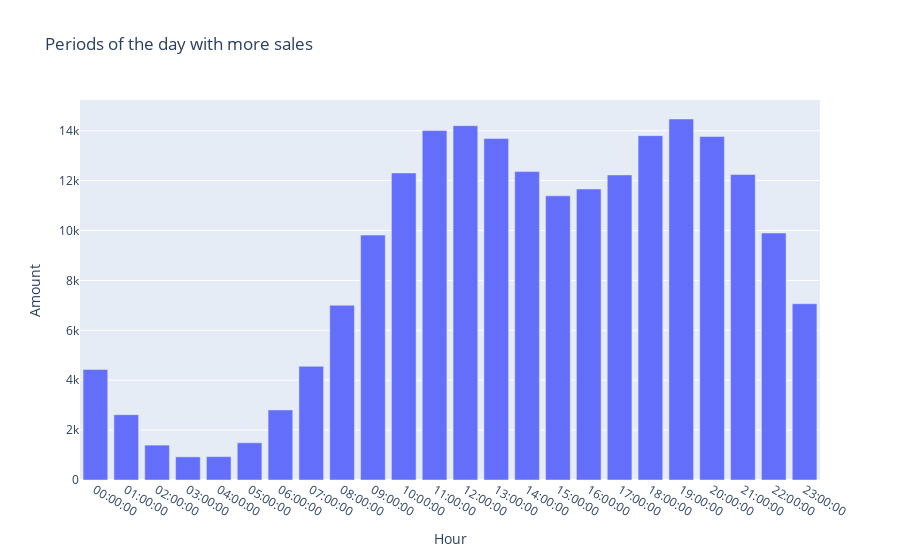

Notebook source saved alongside this figure:
### Code cell
hyped_hours = pd.DataFrame(df.groupby('Hour')['Amount'].sum())
px.bar(hyped_hours, x=hyped_hours.index, y='Amount', title='Periods of the day with more sales')

### Figure 1 — Plotly figure (JSON) as saved in the notebook; plotly's stock layout.template omitted (floating-point values rounded to 4 significant figures)
{"data": [{"alignmentgroup": "True", "hovertemplate": "Hour=%{x}<br>Amount=%{y}<extra></extra>", "legendgroup": "", "marker": {"color": "#636efa", "pattern": {"shape": ""}}, "name": "", "offsetgroup": "", "orientation": "v", "showlegend": false, "textposition": "auto", "type": "bar", "x": ["00:00:00", "01:00:00", "02:00:00", "03:00:00", "04:00:00", "05:00:00", "06:00:00", "07:00:00", "08:00:00", "09:00:00", "10:00:00", "11:00:00", "12:00:00", "13:00:00", "14:00:00", "15:00:00", "16:00:00", "17:00:00", "18:00:00", "19:00:00", "20:00:00", "21:00:00", "22:00:00", "23:00:00"], "xaxis": "x", "y": [4428, 2619, 1398, 928, 937, 1493, 2810, 4556, 7002, 9816, 12308, 14005, 14202, 13685, 12362, 11391, 11662, 12229, 13802, 14470, 13768, 12244, 9899, 7065], "yaxis": "y"}], "layout": {"barmode": "relative", "legend": {"tracegroupgap": 0}, "title": {"text": "Periods of the day with more sales"}, "xaxis": {"anchor": "y", "domain": [0, 1], "title": {"text": "Hour"}}, "yaxis": {"anchor": "x", "domain": [0, 1], "title": {"text": "Amount"}}}}
